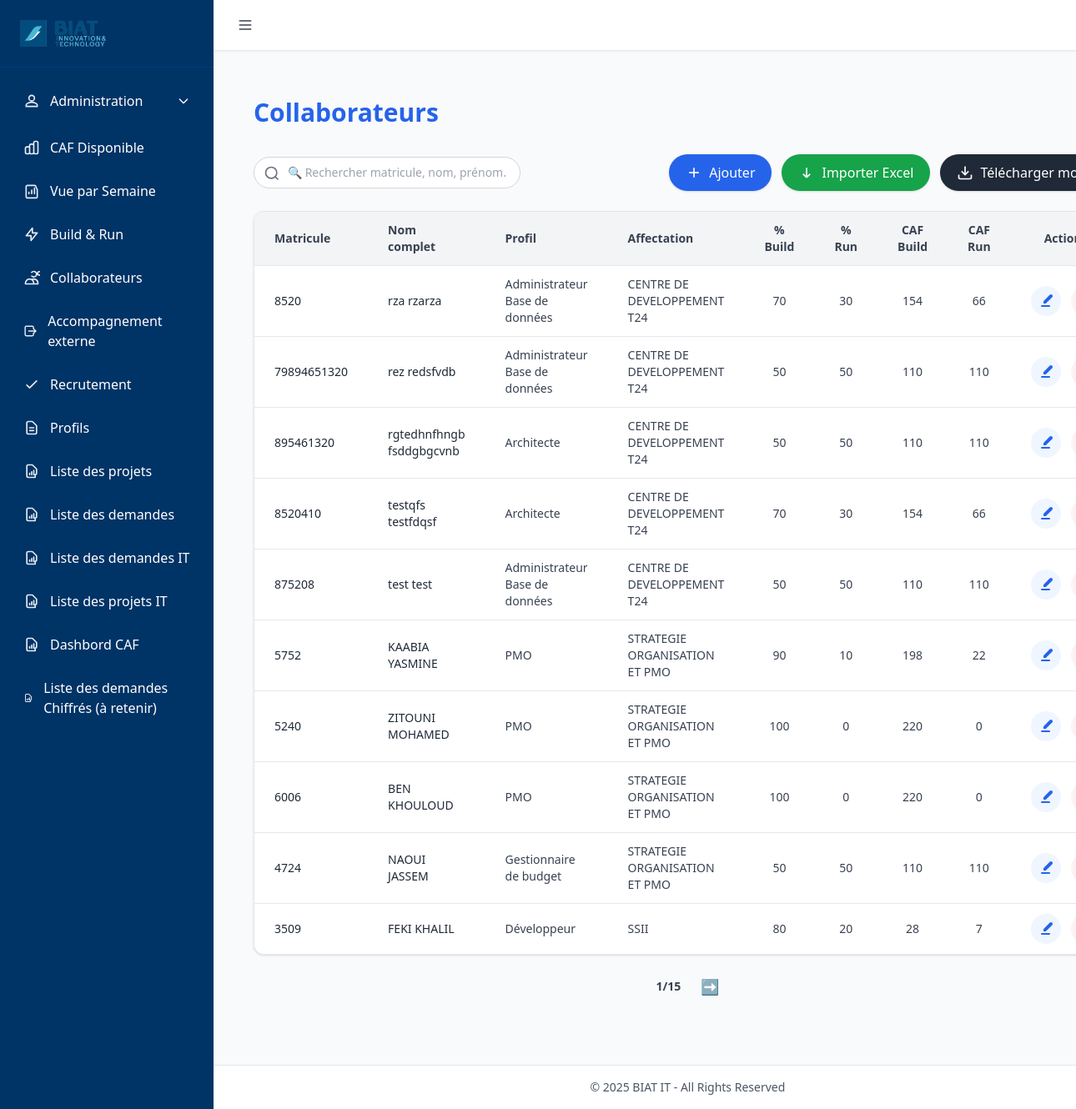
Page /collaborateurs/ on the earlier database version.
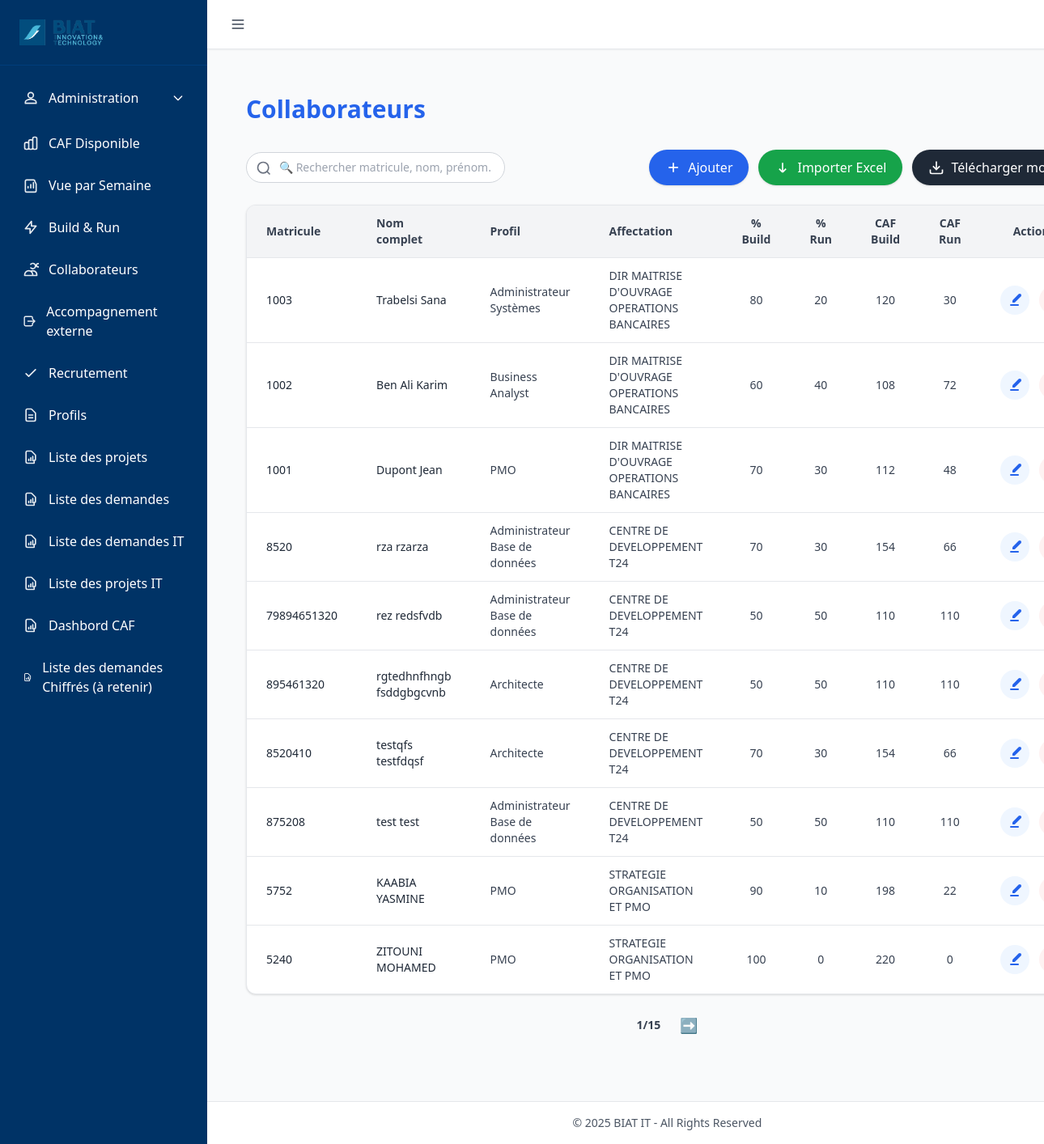
Same page on the later database version.
### tables this page shows
CREATE TABLE collaborateurs (
    matricule TEXT PRIMARY KEY,
    nom TEXT NOT NULL,
    prenom TEXT NOT NULL,
    profil_id INTEGER,  -- ⚠️ plus de NOT NULL
    pourcentage_build INTEGER DEFAULT 70,
    pourcentage_run INTEGER DEFAULT 30,
    caf_disponible_build INTEGER DEFAULT 0,
    caf_disponible_run INTEGER DEFAULT 0,
    affectation_id INTEGER,  -- ⚠️ plus de NOT NULL
    build_ratio INTEGER DEFAULT 70,
    run_ratio INTEGER DEFAULT 30,
    idate TEXT,
    iuser TEXT,
    udate TEXT,
    uuser TEXT, heures_base INTEGER,
    FOREIGN KEY (profil_id) REFERENCES profils(id),
    FOREIGN KEY (affectation_id) REFERENCES affectation(id)
);

CREATE TABLE profils (
    id INTEGER PRIMARY KEY AUTOINCREMENT,
    nom TEXT UNIQUE NOT NULL
, heures_base INTEGER DEFAULT 35, build_ratio INTEGER DEFAULT 70, run_ratio INTEGER DEFAULT 30, description TEXT, idate DATETIME, iuser INTEGER, udate DATETIME, uuser INTEGER);

CREATE TABLE affectation (
    id INTEGER PRIMARY KEY AUTOINCREMENT,
    nom TEXT UNIQUE NOT NULL
);

### routes/collaborateurs_routes.py (the view)
@collab_bp.route('/')
def liste_collaborateurs():
    profil_id = request.args.get('profil_id', type=int)
    search = request.args.get('search', '').strip()
    incomplets = request.args.get('incomplets')
    page = request.args.get('page', 1, type=int)
    per_page = 10
    offset = (page - 1) * per_page
    profils = query_db("SELECT * FROM profils ORDER BY nom")
    affectations = query_db("SELECT * FROM affectation ORDER BY nom")
    base_query = """
        SELECT
            c.matricule, c.nom, c.prenom, c.profil_id, c.affectation_id,
            c.pourcentage_build, c.pourcentage_run,
            c.caf_disponible_build, c.caf_disponible_run,
            p.nom AS profil, a.nom AS affectation, c.heures_base
        FROM collaborateurs c
        LEFT JOIN profils p ON c.profil_id = p.id
        LEFT JOIN affectation a ON c.affectation_id = a.id
        WHERE 1=1
    """
    args = []
    if profil_id:
        base_query += " AND p.id = ?"
        args.append(profil_id)
    if search:
        base_query += " AND (c.matricule LIKE ? OR c.nom LIKE ? OR c.prenom LIKE ?)"
        args.extend([f"%{search}%", f"%{search}%", f"%{search}%"])
    if incomplets:
        base_query += " AND (c.profil_id IS NULL OR c.affectation_id IS NULL)"
    total = query_db(f"SELECT COUNT(*) AS count FROM ({base_query})", args, one=True)['count']
    total_pages = (total // per_page) + (1 if total % per_page > 0 else 0)
    user_role = session.get('user', {}).get('role', '')
    collaborateurs = query_db(f"{base_query} ORDER BY c.rowid DESC LIMIT ? OFFSET ?", args + [per_page, offset])
    collaborateurs = [dict(c) for c in collaborateurs]
    for c in collaborateurs:
        c['repartitions'] = query_db("""
            SELECT cr.*, p.nom AS profil_nom
            FROM collaborateur_repartition cr
            LEFT JOIN profils p ON p.id = cr.profil_id
            WHERE cr.collaborateur_id = ?
        """, [c['matricule']])
    return render_template(
        'collaborateurs/liste.html',
        collaborateurs=collaborateurs,
        profils=profils,
        affectations=affectations,
        profil_id=profil_id,
        search=search,
        incomplets=incomplets,
        page=page,
        total_pages=total_pages,
        user_role=user_role
    )

### utils/db_utils.py (called while the page is built)
def get_connection():
    conn = sqlite3.connect(
        DB_PATH,
        timeout=60,               # ⏱️ Patiente jusqu'à 60s avant "database is locked"
        check_same_thread=False
    )
    conn.row_factory = sqlite3.Row
    conn.execute("PRAGMA journal_mode=WAL;")      # Autorise les écritures concurrentes
    conn.execute("PRAGMA synchronous=NORMAL;")    # Bon compromis vitesse/sécurité
    conn.execute("PRAGMA foreign_keys = ON;")     # Active les clés étrangères
    conn.execute("PRAGMA busy_timeout = 60000;")  # Attend 60s avant d'abandonner une écriture
    return conn

def query_db(query, args=(), one=False, retries=3, delay=1):
    for attempt in range(retries):
        try:
            conn = get_connection()
            cur = conn.execute(query, args)
            rows = cur.fetchall()
            cur.close()
            conn.close()
            return (rows[0] if rows else None) if one else rows
        except sqlite3.OperationalError as e:
            if "locked" in str(e).lower() and attempt < retries - 1:
                time.sleep(delay)
                continue
            raise

### templates/collaborateurs/liste.html (shortened to what the changed rows need)
{% extends "base.html" %}
{% block content %}
<div class="max-w-7xl mx-auto px-6 py-8 pb-10">
  <h1 class="text-3xl font-bold mb-8 text-blue-600">Collaborateurs</h1>
  <div class="overflow-x-auto bg-white shadow rounded-xl border border-gray-200">
    <table class="min-w-full divide-y divide-gray-200">
      <thead class="bg-gray-100 text-sm text-gray-700">
        <tr>
          <th class="px-6 py-3 text-left font-semibold">Matricule</th>
          <th class="px-6 py-3 text-left font-semibold">Nom complet</th>
          <th class="px-6 py-3 text-left font-semibold">Profil</th>
          <th class="px-6 py-3 text-left font-semibold">Affectation</th>
          <th class="px-6 py-3 text-center font-semibold">% Build</th>
          <th class="px-6 py-3 text-center font-semibold">% Run</th>
          <th class="px-6 py-3 text-center font-semibold">CAF Build</th>
          <th class="px-6 py-3 text-center font-semibold">CAF Run</th>
          <th class="px-6 py-3 text-center font-semibold">Actions</th>
        </tr>
      </thead>
      <tbody class="divide-y divide-gray-200">
        {% for c in collaborateurs %}
        <tr class="hover:bg-gray-50 transition {% if not c.profil or not c.affectation %}bg-red-50{% endif %}">
          <td class="px-6 py-3 text-sm text-gray-800">{{ c.matricule }}</td>
          <td class="px-6 py-3 text-sm font-medium text-gray-800">{{ c.nom }} {{ c.prenom }}</td>
          <td class="px-6 py-3 text-sm text-gray-700">{{ c.profil or '—' }}</td>
          <td class="px-6 py-3 text-sm text-gray-700">{{ c.affectation or '—' }}</td>
          <td class="px-6 py-3 text-sm text-center text-gray-700">{{ c.pourcentage_build or 0 }}</td>
          <td class="px-6 py-3 text-sm text-center text-gray-700">{{ c.pourcentage_run or 0 }}</td>
          <td class="px-6 py-3 text-sm text-center text-gray-700">{{ c.caf_disponible_build|default(0)|round(2) }}</td>
          <td class="px-6 py-3 text-sm text-center text-gray-700">{{ c.caf_disponible_run|default(0)|round(2) }}</td>
          <td class="px-6 py-3 text-center">
            <div class="flex justify-center gap-3">
              <button type="button" class="p-2 rounded-full bg-blue-50 hover:bg-blue-100 text-blue-600"
                      title="Modifier"
                      onclick="openEditModal('{{ c.matricule }}','{{ c.nom|e }}','{{ c.prenom|e }}','{{ c.profil_id or '' }}','{{ c.affectation_id or '' }}','{{ c.pourcentage_build or 0 }}','{{ c.pourcentage_run or 0 }}','{{ c.heures_base or 0 }}')">
                <svg xmlns="http://www.w3.org/2000/svg" class="h-5 w-5" fill="currentColor" viewBox="0 0 20 20">
                  <path d="M17.414 2.586a2 2 0 00-2.828 0L7 10.172V13h2.828l7.586-7.586a2 2 0 000-2.828z"/>
                  <path fill-rule="evenodd" d="M4 16a1 1 0 011-1h9a1 1 0 110 2H5a1 1 0 01-1-1z" clip-rule="evenodd"/>
                </svg>
              </button>
              <form method="POST" action="{{ url_for('collaborateurs.supprimer_collaborateur', matricule=c.matricule) }}" class="inline">
                <button type="submit"
                        onclick="return confirm('Supprimer {{ c.nom }} {{ c.prenom }} ?')"
                        class="p-2 rounded-full bg-red-50 hover:bg-red-100 text-red-600"
                        title="Supprimer">
                </button>
              </form>
            </div>
          </td>
        </tr>
        {% else %}
        <tr><td colspan="9" class="text-center px-6 py-6 text-gray-500 italic">Aucun collaborateur trouvé.</td></tr>
        {% endfor %}
      </tbody>
    </table>
  </div>
</div>
{% endblock %}

Differences in the rows shown:
no longer on this page (row unchanged): collaborateurs: matricule "6006", nom "BEN", prenom "KHOULOUD", nom "PMO", nom "STRATEGIE ORGANISATION ET PMO", pourcentage_build "100", pourcentage_run "0", caf_disponible_build "220", caf_disponible_run "0"
no longer on this page (row unchanged): collaborateurs: matricule "4724", nom "NAOUI", prenom "JASSEM", nom "Gestionnaire de budget", nom "STRATEGIE ORGANISATION ET PMO", pourcentage_build "50", pourcentage_run "50", caf_disponible_build "110", caf_disponible_run "110"
no longer on this page (row unchanged): collaborateurs: matricule "3509", nom "FEKI", prenom "KHALIL", nom "Développeur", nom "SSII", pourcentage_build "80", pourcentage_run "20", caf_disponible_build "28", caf_disponible_run "7"
added collaborateurs: matricule "1003", nom "Trabelsi", prenom "Sana", nom "Administrateur Systèmes", nom "DIR MAITRISE D'OUVRAGE OPERATIONS BANCAIRES", pourcentage_build "80", pourcentage_run "20", caf_disponible_build "120", caf_disponible_run "30"
added collaborateurs: matricule "1002", nom "Ben Ali", prenom "Karim", nom "Business Analyst", nom "DIR MAITRISE D'OUVRAGE OPERATIONS BANCAIRES", pourcentage_build "60", pourcentage_run "40", caf_disponible_build "108", caf_disponible_run "72"
added collaborateurs: matricule "1001", nom "Dupont", prenom "Jean", nom "PMO", nom "DIR MAITRISE D'OUVRAGE OPERATIONS BANCAIRES", pourcentage_build "70", pourcentage_run "30", caf_disponible_build "112", caf_disponible_run "48"
